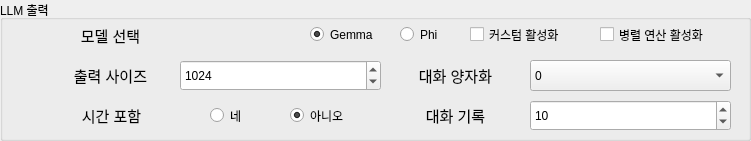
           <widget class="QGroupBox" name="LLMOutputInGroupBox">
            <property name="geometry">
             <rect>
              <x>20</x>
              <y>20</y>
              <width>751</width>
              <height>141</height>
             </rect>
            </property>
            <property name="title">
             <string>LLM 출력</string>
            </property>
            <widget class="QLabel" name="LLMOutputLabel">
             <property name="geometry">
              <rect>
               <x>50</x>
               <y>60</y>
               <width>121</width>
               <height>31</height>
              </rect>
             </property>
             <property name="toolTip">
              <string>출력 최대값을 조정합니다.
너무 높으면 VRAM 점유율이 증가합니다.</string>
             </property>
             <property name="text">
              <string>&lt;html&gt;&lt;head/&gt;&lt;body&gt;&lt;p align=&quot;center&quot;&gt;&lt;span style=&quot; font-size:11pt;&quot;&gt;출력 사이즈&lt;/span&gt;&lt;/p&gt;&lt;/body&gt;&lt;/html&gt;</string>
             </property>
            </widget>
            <widget class="QSpinBox" name="LLMOutputSpinBox">
             <property name="geometry">
              <rect>
               <x>180</x>
               <y>60</y>
               <width>201</width>
               <height>31</height>
              </rect>
             </property>
             <property name="toolTip">
              <string>Gemma3 최대 : 128000
Phi4 최대 : 12400</string>
             </property>
             <property name="maximum">
              <number>128000</number>
             </property>
             <property name="value">
              <number>1024</number>
             </property>
            </widget>
            <widget class="QLabel" name="LLMOutputLabel_2">
             <property name="geometry">
              <rect>
               <x>40</x>
               <y>20</y>
               <width>141</width>
               <height>31</height>
              </rect>
             </property>
             <property name="toolTip">
              <string>&lt;html&gt;&lt;head/&gt;&lt;body&gt;&lt;p&gt;모델을 선택합니다.&lt;/p&gt;&lt;p&gt;현재는 Gemma 및 Phi(실험단계) 만 가능합니다.&lt;/p&gt;&lt;/body&gt;&lt;/html&gt;</string>
             </property>
             <property name="text">
              <string>&lt;html&gt;&lt;head/&gt;&lt;body&gt;&lt;p align=&quot;center&quot;&gt;&lt;span style=&quot; font-size:11pt;&quot;&gt;모델 선택&lt;/span&gt;&lt;/p&gt;&lt;/body&gt;&lt;/html&gt;</string>
             </property>
            </widget>
            <widget class="QWidget" name="ModelSelectGroup" native="true">
             <property name="geometry">
              <rect>
               <x>270</x>
               <y>20</y>
               <width>461</width>
               <height>31</height>
              </rect>
             </property>
             <widget class="QRadioButton" name="PhiRadioButton">
              <property name="geometry">
               <rect>
                <x>130</x>
                <y>-1</y>
                <width>51</width>
                <height>31</height>
               </rect>
              </property>
              <property name="toolTip">
               <string>&lt;html&gt;&lt;head/&gt;&lt;body&gt;&lt;p&gt;실험 단계입니다. 부정확 할 수 있습니다.&lt;/p&gt;&lt;/body&gt;&lt;/html&gt;</string>
              </property>
              <property name="text">
               <string>Phi</string>
              </property>
              <property name="checkable">
               <bool>true</bool>
              </property>
              <property name="checked">
               <bool>false</bool>
              </property>
             </widget>
             <widget class="QRadioButton" name="GemmaRadioButton">
              <property name="geometry">
               <rect>
                <x>40</x>
                <y>-1</y>
                <width>71</width>
                <height>31</height>
               </rect>
              </property>
              <property name="text">
               <string>Gemma</string>
              </property>
              <property name="checked">
               <bool>true</bool>
              </property>
             </widget>
             <widget class="QCheckBox" name="ModelCustomCheckBox">
              <property name="geometry">
               <rect>
                <x>200</x>
                <y>4</y>
                <width>121</width>
                <height>21</height>
               </rect>
              </property>
              <property name="sizePolicy">
               <sizepolicy hsizetype="Minimum" vsizetype="Fixed">
                <horstretch>0</horstretch>
                <verstretch>0</verstretch>
               </sizepolicy>
              </property>
              <property name="toolTip">
               <string>&lt;html&gt;&lt;head/&gt;&lt;body&gt;&lt;p&gt;세부적으로 컨트롤 하고 싶으시면 활성화 해주세요&lt;/p&gt;&lt;/body&gt;&lt;/html&gt;</string>
              </property>
              <property name="styleSheet">
               <string notr="true"/>
              </property>
              <property name="text">
               <string>커스텀 활성화</string>
              </property>
              <property name="iconSize">
               <size>
                <width>16</width>
                <height>16</height>
               </size>
              </property>
              <property name="checkable">
               <bool>true</bool>
              </property>
              <property name="checked">
               <bool>false</bool>
              </property>
             </widget>
             <widget class="QCheckBox" name="ParallelCheckBox">
              <property name="geometry">
               <rect>
                <x>330</x>
                <y>4</y>
                <width>121</width>
                <height>21</height>
               </rect>
              </property>
              <property name="sizePolicy">
               <sizepolicy hsizetype="Minimum" vsizetype="Fixed">
                <horstretch>0</horstretch>
                <verstretch>0</verstretch>
               </sizepolicy>
              </property>
              <property name="toolTip">
               <string>&lt;html&gt;&lt;head/&gt;&lt;body&gt;&lt;p&gt;병렬 연산시 각 그래픽카드에 골고루 vram 을 할당합니다.&lt;/p&gt;&lt;p&gt;같은 사양의 그래픽카드를 여러개 사용하시거나 NvLink 사용시 추천드립니다.&lt;/p&gt;&lt;/body&gt;&lt;/html&gt;</string>
              </property>
              <property name="styleSheet">
               <string notr="true"/>
              </property>
              <property name="text">
               <string>병렬 연산 활성화</string>
              </property>
              <property name="iconSize">
               <size>
                <width>16</width>
                <height>16</height>
               </size>
              </property>
              <property name="checkable">
               <bool>true</bool>
              </property>
              <property name="checked">
               <bool>false</bool>
              </property>
             </widget>
            </widget>
            <widget class="QComboBox" name="LLMCacheQuantComboBox">
             <property name="geometry">
              <rect>
               <x>530</x>
               <y>60</y>
               <width>201</width>
               <height>31</height>
              </rect>
             </property>
             <property name="toolTip">
              <string>코어가 아니라 스레드 갯수를 지정해주세요
실제 스레드 갯수보다 초과되면 안됩니다.</string>
             </property>
             <property name="whatsThis">
              <string>&lt;html&gt;&lt;head/&gt;&lt;body&gt;&lt;p&gt;&lt;br/&gt;&lt;/p&gt;&lt;/body&gt;&lt;/html&gt;</string>
             </property>
             <item>
              <property name="text">
               <string>0</string>
              </property>
             </item>
             <item>
              <property name="text">
               <string>4</string>
              </property>
             </item>
             <item>
              <property name="text">
               <string>8</string>
              </property>
             </item>
            </widget>
            <widget class="QLabel" name="LLMQuantLabel">
             <property name="geometry">
              <rect>
               <x>390</x>
               <y>60</y>
               <width>131</width>
               <height>31</height>
              </rect>
             </property>
             <property name="toolTip">
              <string>출력 최대값을 조정합니다.
너무 높으면 VRAM 점유율이 증가합니다.</string>
             </property>
             <property name="text">
              <string>&lt;html&gt;&lt;head/&gt;&lt;body&gt;&lt;p align=&quot;center&quot;&gt;&lt;span style=&quot; font-size:11pt;&quot;&gt;대화 양자화&lt;/span&gt;&lt;/p&gt;&lt;/body&gt;&lt;/html&gt;</string>
             </property>
            </widget>
            <widget class="QLabel" name="CommuLogTime">
             <property name="geometry">
              <rect>
               <x>31</x>
               <y>100</y>
               <width>161</width>
               <height>31</height>
              </rect>
             </property>
             <property name="toolTip">
              <string>&lt;html&gt;&lt;head/&gt;&lt;body&gt;&lt;p&gt;대화에 시간을 포함합니다.&lt;/p&gt;&lt;/body&gt;&lt;/html&gt;</string>
             </property>
             <property name="text">
              <string>&lt;html&gt;&lt;head/&gt;&lt;body&gt;&lt;p align=&quot;center&quot;&gt;&lt;span style=&quot; font-size:11pt;&quot;&gt;시간 포함&lt;/span&gt;&lt;/p&gt;&lt;/body&gt;&lt;/html&gt;</string>
             </property>
            </widget>
            <widget class="QWidget" name="CommuLogTimeGroup" native="true">
             <property name="geometry">
              <rect>
               <x>180</x>
               <y>100</y>
               <width>201</width>
               <height>31</height>
              </rect>
             </property>
             <widget class="QRadioButton" name="CommuLogTimeNo">
              <property name="geometry">
               <rect>
                <x>110</x>
                <y>0</y>
                <width>71</width>
                <height>31</height>
               </rect>
              </property>
              <property name="text">
               <string>아니오</string>
              </property>
              <property name="checkable">
               <bool>true</bool>
              </property>
              <property name="checked">
               <bool>true</bool>
              </property>
             </widget>
             <widget class="QRadioButton" name="CommuLogTimeButtonYes">
              <property name="geometry">
               <rect>
                <x>30</x>
                <y>0</y>
                <width>71</width>
                <height>31</height>
               </rect>
              </property>
              <property name="text">
               <string>네</string>
              </property>
             </widget>
            </widget>
            <widget class="QLabel" name="CommuLogLabel">
             <property name="geometry">
              <rect>
               <x>395</x>
               <y>100</y>
               <width>121</width>
               <height>31</height>
              </rect>
             </property>
             <property name="toolTip">
              <string>출력 최대값을 조정합니다.
너무 높으면 VRAM 점유율이 증가합니다.</string>
             </property>
             <property name="text">
              <string>&lt;html&gt;&lt;head/&gt;&lt;body&gt;&lt;p align=&quot;center&quot;&gt;&lt;span style=&quot; font-size:11pt;&quot;&gt;대화 기록&lt;/span&gt;&lt;/p&gt;&lt;/body&gt;&lt;/html&gt;</string>
             </property>
            </widget>
            <widget class="QSpinBox" name="CommuLogSpinBox">
             <property name="geometry">
              <rect>
               <x>530</x>
               <y>100</y>
               <width>201</width>
               <height>31</height>
              </rect>
             </property>
             <property name="toolTip">
              <string>&lt;html&gt;&lt;head/&gt;&lt;body&gt;&lt;p&gt;-1로 설정 할 경우 무제한입니다.&lt;/p&gt;&lt;/body&gt;&lt;/html&gt;</string>
             </property>
             <property name="minimum">
              <number>-1</number>
             </property>
             <property name="maximum">
              <number>128000</number>
             </property>
             <property name="value">
              <number>10</number>
             </property>
             <property name="displayIntegerBase">
              <number>10</number>
             </property>
            </widget>
           </widget>
